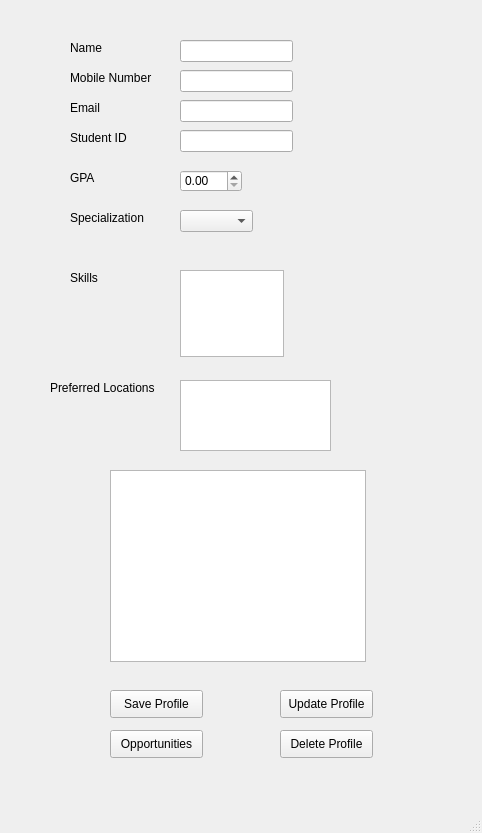
<?xml version="1.0" encoding="UTF-8"?>
<ui version="4.0">
 <class>StudenDashboard</class>
 <widget class="QMainWindow" name="StudenDashboard">
  <property name="geometry">
   <rect>
    <x>0</x>
    <y>0</y>
    <width>482</width>
    <height>833</height>
   </rect>
  </property>
  <property name="windowTitle">
   <string>Student Dashboard</string>
  </property>
  <widget class="QWidget" name="centralwidget">
   <widget class="QLabel" name="label">
    <property name="geometry">
     <rect>
      <x>70</x>
      <y>40</y>
      <width>55</width>
      <height>16</height>
     </rect>
    </property>
    <property name="text">
     <string>Name</string>
    </property>
   </widget>
   <widget class="QLabel" name="label_2">
    <property name="geometry">
     <rect>
      <x>70</x>
      <y>70</y>
      <width>91</width>
      <height>16</height>
     </rect>
    </property>
    <property name="text">
     <string>Mobile Number</string>
    </property>
   </widget>
   <widget class="QLabel" name="label_3">
    <property name="geometry">
     <rect>
      <x>70</x>
      <y>130</y>
      <width>71</width>
      <height>16</height>
     </rect>
    </property>
    <property name="text">
     <string>Student ID</string>
    </property>
   </widget>
   <widget class="QLabel" name="label_4">
    <property name="geometry">
     <rect>
      <x>70</x>
      <y>100</y>
      <width>55</width>
      <height>16</height>
     </rect>
    </property>
    <property name="text">
     <string>Email</string>
    </property>
   </widget>
   <widget class="QLabel" name="label_5">
    <property name="geometry">
     <rect>
      <x>70</x>
      <y>270</y>
      <width>55</width>
      <height>16</height>
     </rect>
    </property>
    <property name="text">
     <string>Skills</string>
    </property>
   </widget>
   <widget class="QLabel" name="label_6">
    <property name="geometry">
     <rect>
      <x>70</x>
      <y>210</y>
      <width>91</width>
      <height>16</height>
     </rect>
    </property>
    <property name="text">
     <string>Specialization</string>
    </property>
   </widget>
   <widget class="QLabel" name="label_7">
    <property name="geometry">
     <rect>
      <x>50</x>
      <y>380</y>
      <width>121</width>
      <height>16</height>
     </rect>
    </property>
    <property name="text">
     <string>Preferred Locations</string>
    </property>
   </widget>
   <widget class="QLabel" name="label_8">
    <property name="geometry">
     <rect>
      <x>70</x>
      <y>170</y>
      <width>55</width>
      <height>16</height>
     </rect>
    </property>
    <property name="text">
     <string>GPA</string>
    </property>
   </widget>
   <widget class="QLineEdit" name="lineEdit">
    <property name="geometry">
     <rect>
      <x>180</x>
      <y>40</y>
      <width>113</width>
      <height>22</height>
     </rect>
    </property>
   </widget>
   <widget class="QLineEdit" name="lineEdit_2">
    <property name="geometry">
     <rect>
      <x>180</x>
      <y>70</y>
      <width>113</width>
      <height>22</height>
     </rect>
    </property>
   </widget>
   <widget class="QLineEdit" name="lineEdit_3">
    <property name="geometry">
     <rect>
      <x>180</x>
      <y>100</y>
      <width>113</width>
      <height>22</height>
     </rect>
    </property>
   </widget>
   <widget class="QLineEdit" name="lineEdit_4">
    <property name="geometry">
     <rect>
      <x>180</x>
      <y>130</y>
      <width>113</width>
      <height>22</height>
     </rect>
    </property>
   </widget>
   <widget class="QDoubleSpinBox" name="doubleSpinBox">
    <property name="geometry">
     <rect>
      <x>180</x>
      <y>170</y>
      <width>62</width>
      <height>22</height>
     </rect>
    </property>
    <property name="maximum">
     <double>5.000000000000000</double>
    </property>
   </widget>
   <widget class="QComboBox" name="comboBox">
    <property name="geometry">
     <rect>
      <x>180</x>
      <y>210</y>
      <width>73</width>
      <height>22</height>
     </rect>
    </property>
   </widget>
   <widget class="QTextEdit" name="textEdit">
    <property name="geometry">
     <rect>
      <x>180</x>
      <y>270</y>
      <width>104</width>
      <height>87</height>
     </rect>
    </property>
   </widget>
   <widget class="QListWidget" name="listWidget">
    <property name="geometry">
     <rect>
      <x>180</x>
      <y>380</y>
      <width>151</width>
      <height>71</height>
     </rect>
    </property>
   </widget>
   <widget class="QPushButton" name="pushButton">
    <property name="geometry">
     <rect>
      <x>110</x>
      <y>690</y>
      <width>93</width>
      <height>28</height>
     </rect>
    </property>
    <property name="text">
     <string>Save Profile</string>
    </property>
   </widget>
   <widget class="QPushButton" name="pushButton_2">
    <property name="geometry">
     <rect>
      <x>280</x>
      <y>690</y>
      <width>93</width>
      <height>28</height>
     </rect>
    </property>
    <property name="text">
     <string>Update Profile</string>
    </property>
   </widget>
   <widget class="QPushButton" name="pushButton_3">
    <property name="geometry">
     <rect>
      <x>280</x>
      <y>730</y>
      <width>93</width>
      <height>28</height>
     </rect>
    </property>
    <property name="text">
     <string>Delete Profile</string>
    </property>
   </widget>
   <widget class="QPushButton" name="pushButton_4">
    <property name="geometry">
     <rect>
      <x>110</x>
      <y>730</y>
      <width>93</width>
      <height>28</height>
     </rect>
    </property>
    <property name="text">
     <string>Opportunities</string>
    </property>
   </widget>
   <widget class="QTableWidget" name="tableWidget">
    <property name="geometry">
     <rect>
      <x>110</x>
      <y>470</y>
      <width>256</width>
      <height>192</height>
     </rect>
    </property>
   </widget>
  </widget>
  <widget class="QMenuBar" name="menubar">
   <property name="geometry">
    <rect>
     <x>0</x>
     <y>0</y>
     <width>482</width>
     <height>26</height>
    </rect>
   </property>
  </widget>
  <widget class="QStatusBar" name="statusbar"/>
 </widget>
 <resources/>
 <connections/>
</ui>
